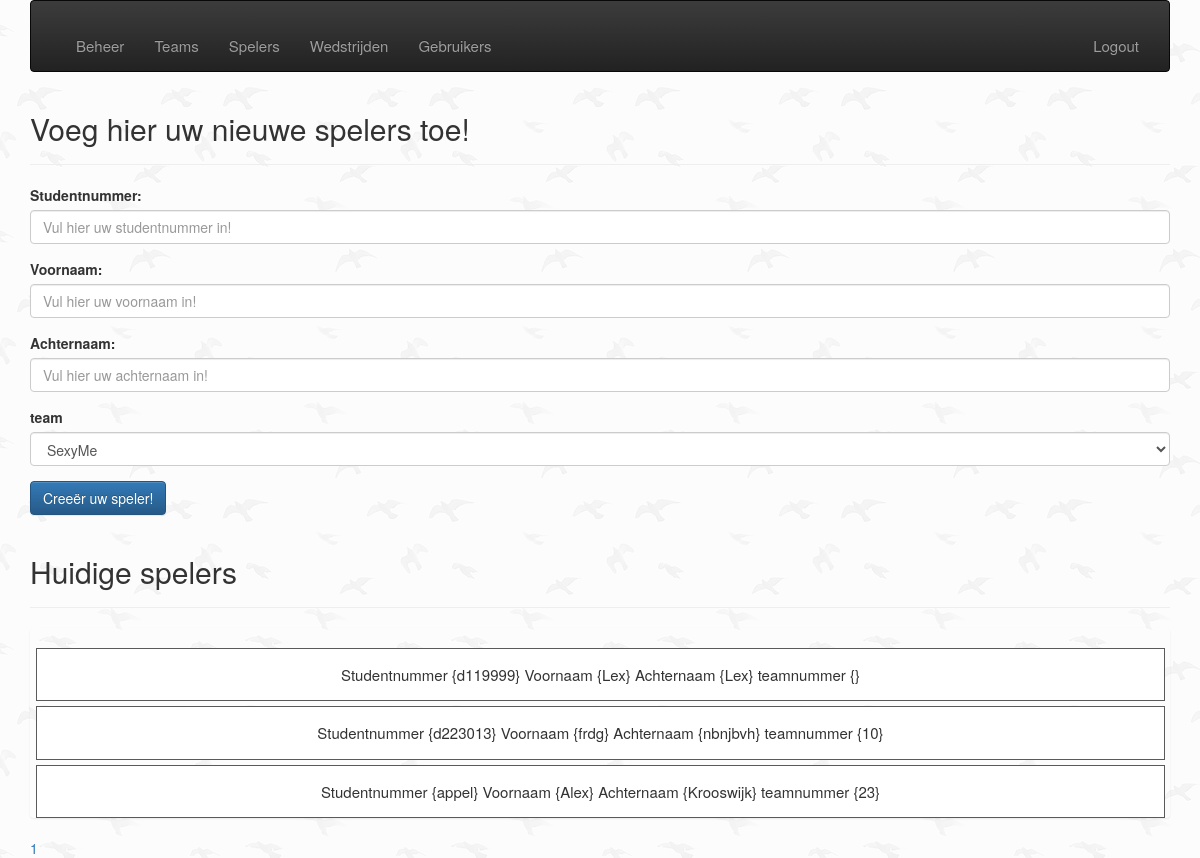
Page /admin/public/createPlayer.php?page=1&per-page=5 (signed in) on the committed database.
### tables this page shows
CREATE TABLE `tbl_players` (
  `id` int(11) UNSIGNED NOT NULL,
  `student_id` varchar(10) NOT NULL,
  `team_id` int(11) UNSIGNED DEFAULT NULL,
  `first_name` varchar(255) NOT NULL,
  `last_name` varchar(255) NOT NULL,
  `goals` int(4) DEFAULT '0',
  `created_at` datetime NOT NULL DEFAULT CURRENT_TIMESTAMP,
  `deleted_at` datetime DEFAULT NULL
);

### admin/public/createPlayer.php (the view, shortened to what this page needs)
    <?php
require ('header.php');
require ('../app/database.php');
?>
    <header class="page-header">
        <h2>Voeg hier uw nieuwe spelers toe!</h2>
    </header>
<section>
    <form action="../app/player_manager.php" method="POST" enctype="multipart/form-data">
        <div class="form-group">
            <label for="studentnummer">Studentnummer:</label>
            <input type="text" class="form-control" name="studentnummer" placeholder="Vul hier uw studentnummer in!">
        </div>
        <div class="form-group">
            <label for="voornaam">Voornaam:</label>
            <input type="text" class="form-control" name="voornaam" placeholder="Vul hier uw voornaam in!">
        </div>
        <div class="form-group">
            <label for="achternaam">Achternaam:</label>
            <input type="text" class="form-control" name="achternaam" placeholder="Vul hier uw achternaam in!">
        </div>
        <?php
        $teamsPlayers = $db_conn->prepare( "SELECT * FROM tbl_teams");
        $teamsPlayers->execute();
        $teamsPlayers = $teamsPlayers->fetchAll(PDO::FETCH_ASSOC);
        ?>
            <div class="form-group">
                <label for="teamnummer">team</label>
                <select  class="form-control" name="teamnummer">
                    <?php
                    foreach ($teamsPlayers as $teamsPlayer)
                    {
                      echo "<option value=".$teamsPlayer['id'].">
                            <p>".$teamsPlayer['name']."</p>
                            </option>";
                    }
                    ?>
                </select>
            </div>
            <div class="form-group">
            <input type="submit" value="Creeër uw speler!" class="btn btn-primary" name="register">
        </div>
    </form>
    <header class="page-header">
        <h2>Huidige spelers</h2>
    </header>
    <?php
    $page = isset($_GET['page'])?(int)$_GET['page'] : 1;
    $perPage = isset($_GET['per-page'])&& $_GET['per-page'] <=5 ?(int)$_GET['per-page'] : 5;
    $start = ($page > 1) ? ($page * $perPage) - $perPage : 0;
    $players = $db_conn->prepare ("SELECT SQL_CALC_FOUND_ROWS * FROM tbl_players ORDER BY team_id ASC LIMIT {$start},{$perPage}");
    $players->execute();
    $players = $players->fetchAll(PDO::FETCH_ASSOC);
    $total = $db_conn->query("SELECT FOUND_ROWS() as total")->fetch()['total'];
    $pages = ceil($total /$perPage);
    ?>
    <ul class="list-group">
        <?php
        foreach ($players as $player)
        {
            echo "<ul class=\"game-item\">
                          <form action=\"adjust_player.php\" method=\"POST\">
                          <input type=\"hidden\" name=\"adjust\" value=\"{$player['id']}\">
                          <input class=\"adjust\" type=\"submit\" value=\"adjust\">
                             </form>
                          <li>Studentnummer {{$player['student_id']}}   Voornaam {{$player['first_name']}} Achternaam {{$player['last_name']}}
                          teamnummer {{$player['team_id']}}</li>
                          <form action=\"../app/delete_player_manager.php\" method=\"POST\">
                          <input type=\"hidden\" name=\"delete\" value=\"{$player['id']}\">
                          <input class=\"delete\" type=\"submit\" value=\"delete\">
                          </form>
                          </ul>";
        }
        ?>
    </ul>
    <div class="pagenation">
<?php  for ($x =1; $x <= $pages; $x++) :?>
    <a href="?page=<?php echo $x; ?>&per-page=<?php echo $perPage ?>"><?php  echo $x; ?></a>
<?php endfor; ?>
    </div>
</section>
<?php
 require ('footer.php');
?>

### admin/css/main.css (style rules this page uses)
ul { padding-top: 20px; list-style-type: none; }
li { font-size: 15px; }
body { background: url("../img/bg.png"); }
a { color: red; }
.game-item { padding: 15px; border: 1px solid rgb(90, 90, 90); margin: 0 5px 5px 6px; background: #FFF; position: relative; text-align: center; }

### rows in the picture
tbl_players: student "d119999", first_name "Lex", last_name "Lex"
tbl_players: student "d223013", first_name "frdg", last_name "nbnjbvh", team "10"
tbl_players: student "appel", first_name "Alex", last_name "Krooswijk", team "23"

### other values in the picture
$item['label'] "Beheer"
$item['label'] "Teams"
$item['label'] "Spelers"
$item['label'] "Wedstrijden"
$item['label'] "Gebruikers"
